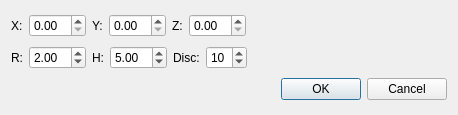
<?xml version="1.0" encoding="UTF-8"?>
<ui version="4.0">
 <class>DialogCylinder</class>
 <widget class="QDialog" name="DialogCylinder">
  <property name="geometry">
   <rect>
    <x>0</x>
    <y>0</y>
    <width>458</width>
    <height>115</height>
   </rect>
  </property>
  <property name="windowTitle">
   <string>Dialog</string>
  </property>
  <layout class="QVBoxLayout" name="verticalLayout">
   <item>
    <layout class="QHBoxLayout" name="horizontalLayout">
     <item>
      <widget class="QLabel" name="label">
       <property name="text">
        <string>X:</string>
       </property>
      </widget>
     </item>
     <item>
      <widget class="QDoubleSpinBox" name="doubleSpinBox_X"/>
     </item>
     <item>
      <widget class="QLabel" name="label_2">
       <property name="text">
        <string>Y:</string>
       </property>
      </widget>
     </item>
     <item>
      <widget class="QDoubleSpinBox" name="doubleSpinBox_Y"/>
     </item>
     <item>
      <widget class="QLabel" name="label_3">
       <property name="text">
        <string>Z:</string>
       </property>
      </widget>
     </item>
     <item>
      <widget class="QDoubleSpinBox" name="doubleSpinBox_Z"/>
     </item>
     <item>
      <spacer name="horizontalSpacer_2">
       <property name="orientation">
        <enum>Qt::Horizontal</enum>
       </property>
       <property name="sizeHint" stdset="0">
        <size>
         <width>40</width>
         <height>20</height>
        </size>
       </property>
      </spacer>
     </item>
    </layout>
   </item>
   <item>
    <layout class="QHBoxLayout" name="horizontalLayout_2">
     <item>
      <widget class="QLabel" name="label_4">
       <property name="text">
        <string>R:</string>
       </property>
      </widget>
     </item>
     <item>
      <widget class="QDoubleSpinBox" name="doubleSpinBox_R">
       <property name="value">
        <double>2.000000000000000</double>
       </property>
      </widget>
     </item>
     <item>
      <widget class="QLabel" name="label_5">
       <property name="text">
        <string>H:</string>
       </property>
      </widget>
     </item>
     <item>
      <widget class="QDoubleSpinBox" name="doubleSpinBox_H">
       <property name="value">
        <double>5.000000000000000</double>
       </property>
      </widget>
     </item>
     <item>
      <widget class="QLabel" name="label_6">
       <property name="text">
        <string>Disc:</string>
       </property>
      </widget>
     </item>
     <item>
      <widget class="QSpinBox" name="spinBox_Disc">
       <property name="value">
        <number>10</number>
       </property>
      </widget>
     </item>
     <item>
      <spacer name="horizontalSpacer">
       <property name="orientation">
        <enum>Qt::Horizontal</enum>
       </property>
       <property name="sizeHint" stdset="0">
        <size>
         <width>40</width>
         <height>20</height>
        </size>
       </property>
      </spacer>
     </item>
    </layout>
   </item>
   <item>
    <widget class="QDialogButtonBox" name="buttonBox">
     <property name="orientation">
      <enum>Qt::Horizontal</enum>
     </property>
     <property name="standardButtons">
      <set>QDialogButtonBox::Cancel|QDialogButtonBox::Ok</set>
     </property>
    </widget>
   </item>
  </layout>
 </widget>
 <resources/>
 <connections>
  <connection>
   <sender>buttonBox</sender>
   <signal>accepted()</signal>
   <receiver>DialogCylinder</receiver>
   <slot>accept()</slot>
   <hints>
    <hint type="sourcelabel">
     <x>248</x>
     <y>254</y>
    </hint>
    <hint type="destinationlabel">
     <x>157</x>
     <y>274</y>
    </hint>
   </hints>
  </connection>
  <connection>
   <sender>buttonBox</sender>
   <signal>rejected()</signal>
   <receiver>DialogCylinder</receiver>
   <slot>reject()</slot>
   <hints>
    <hint type="sourcelabel">
     <x>316</x>
     <y>260</y>
    </hint>
    <hint type="destinationlabel">
     <x>286</x>
     <y>274</y>
    </hint>
   </hints>
  </connection>
 </connections>
</ui>
